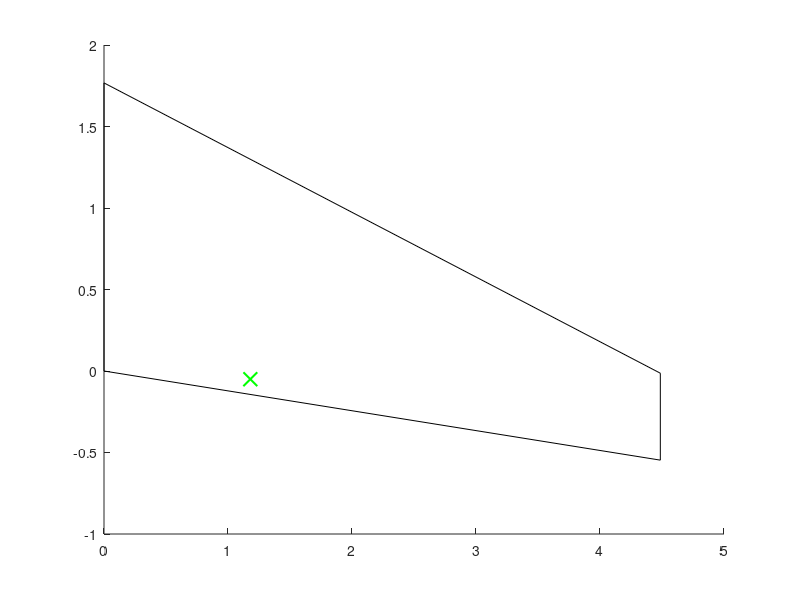

The MATLAB source for this figure: (Note: this script raises an error after producing the figure.)
clear
clc
load('locations')
load('wing')
load('uc')

struct = wing;

offset_from_center = 1.18;


uc_lim = [5.31];



span_percent = (offset_from_center/(0.5*wing.b));
chord_offset = wing.Croot - ((wing.Croot-wing.Ctip )* span_percent);
LE_offset = offset_from_center*tand(wing.sweepLE);
TE_offset = offset_from_center*tand(wing.sweepTE);

uc_lim_transformed = wing.Croot - (uc_lim-(locations.x_wing));

figure 
hold on

rhs_wing = [0,0;
            0,struct.Croot;
            struct.b/2,struct.Croot - (0.5*struct.b * tand(struct.sweepLE));
            struct.b/2,(struct.Croot - (0.5*struct.b * tand(struct.sweepLE)) - struct.Ctip);
            0,0;
]
% lhs_wing = [0,0;
%             0,struct.Croot;
%             -struct.b/2,struct.Croot - (0.5*struct.b * tand(struct.sweepLE));
%             -struct.b/2,(struct.Croot - (0.5*struct.b * tand(struct.sweepLE)) - struct.Ctip);
%             0,0;
% ]

plot(rhs_wing(:,1),rhs_wing(:,2),'color','black');

plot(offset_from_center,mean(uc_lim_transformed),'x','color','green','markersize',10,'linewidth',1.5)

xline(offset_from_center,'--','color','blue')
xline(0.84,'-','Fuselage','color','red','linewidth',1.2)
yline(uc_lim_transformed(1),'--','color','blue')
yline(uc_lim_transformed(2),'--','color','blue')

grid on
grid minor
axis equal
